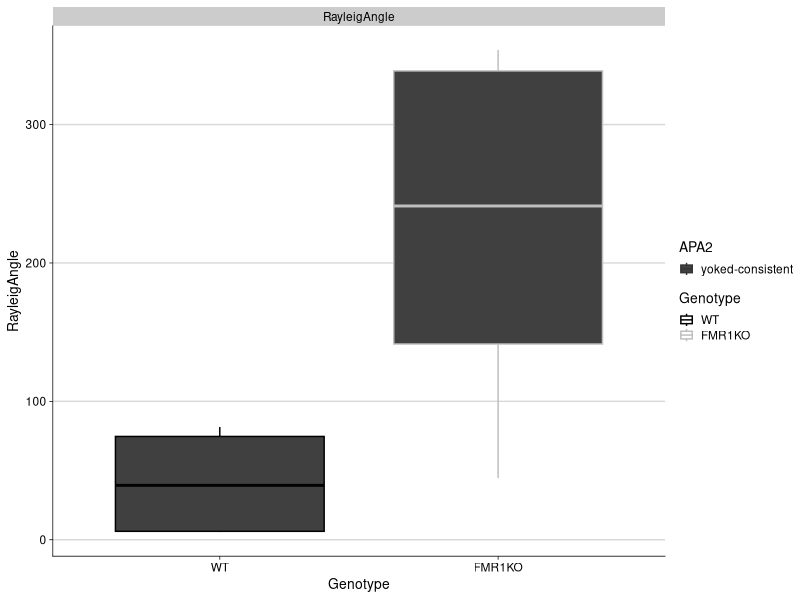
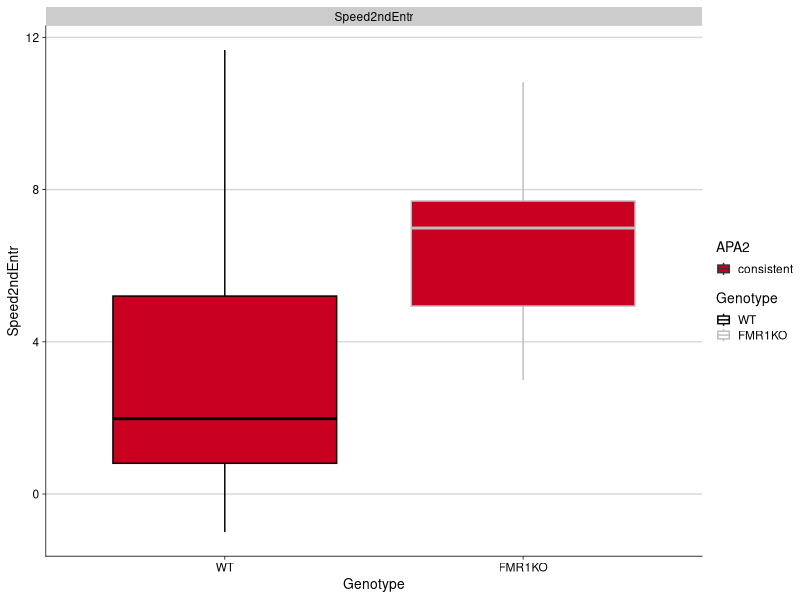
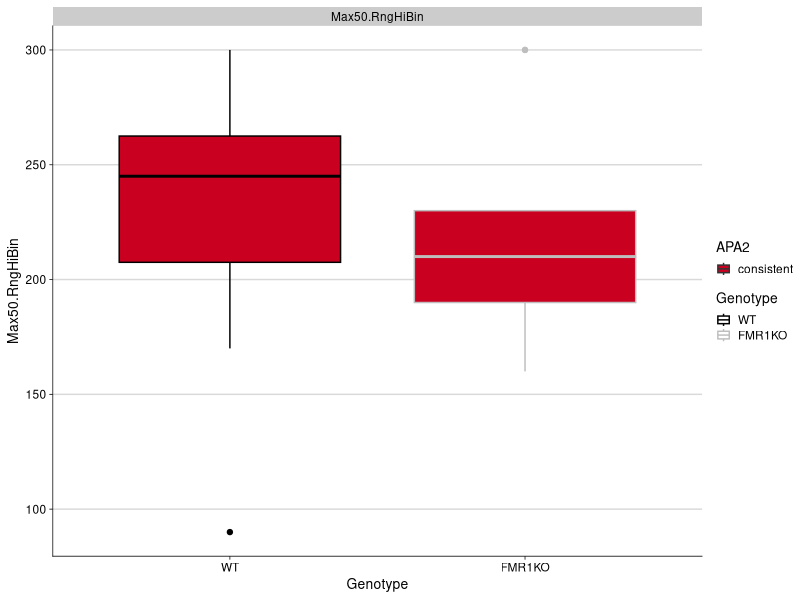
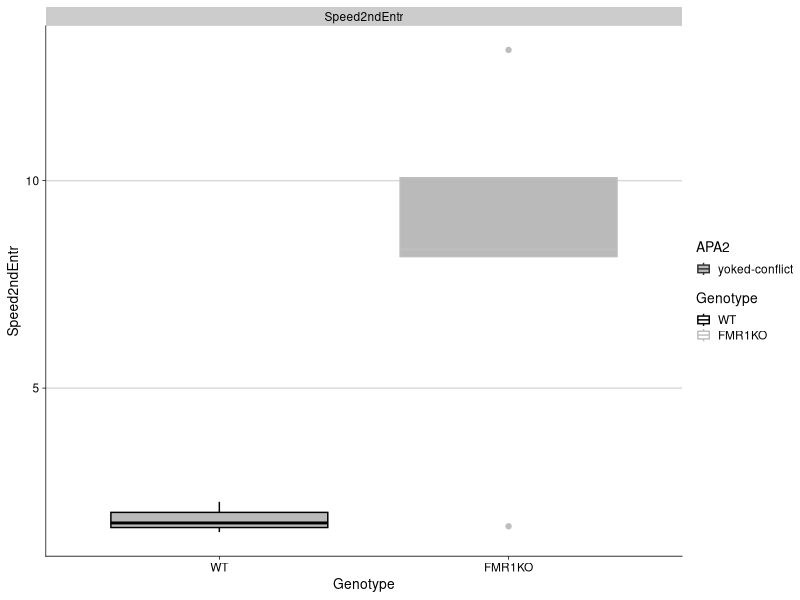
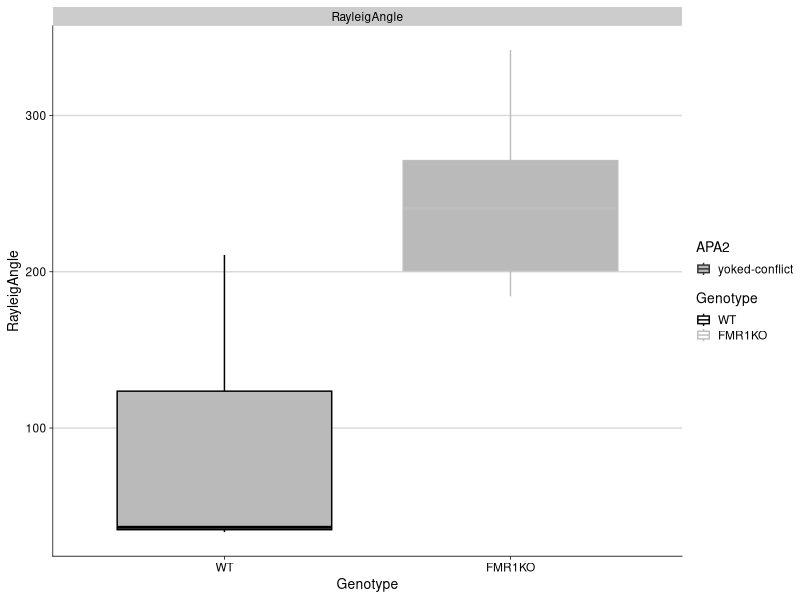
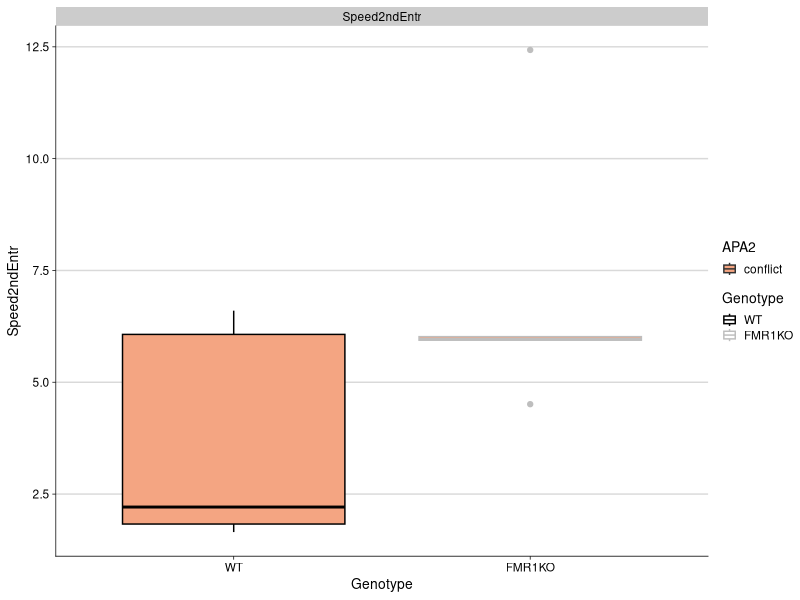
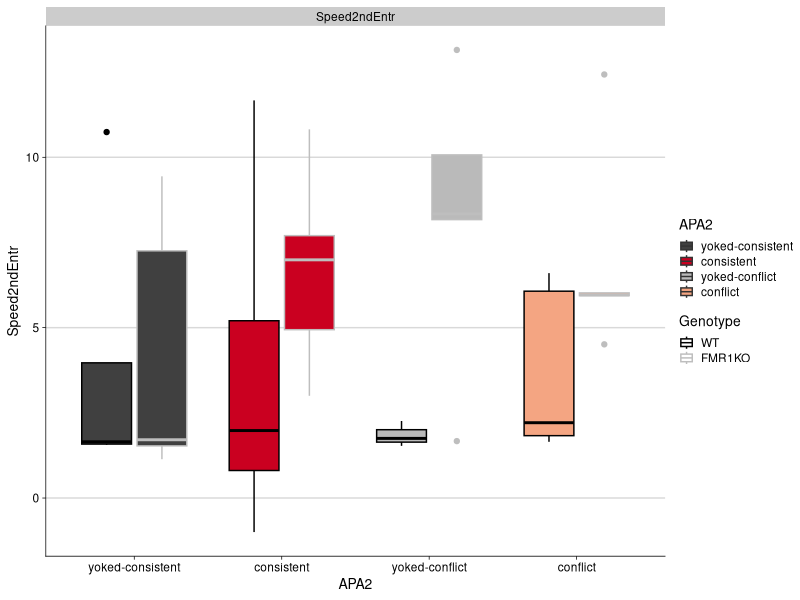
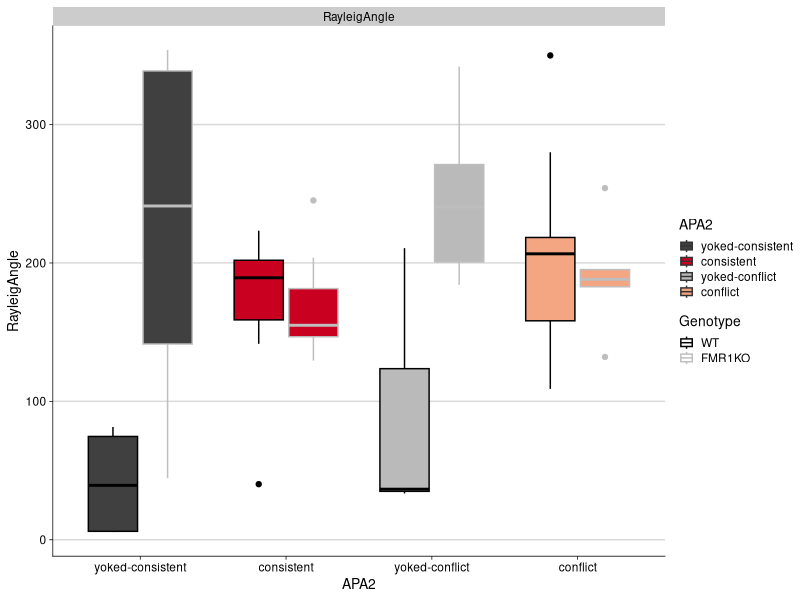

The R source for these figures, in order:
## ---- chunk 1
library(dplyr)
library(ggplot2)
library(tidyr)
library(cowplot)
library(car)

knitr::opts_chunk$set(fig.path = '../figures/01_retention/')

colorvalAPA2 <-  c( "#404040","#ca0020", "#bababa", "#f4a582")
# dark grey, red, light grey, peach

behavior <- read.csv("../results/behaviordata.csv")
behavior$APA2 <- factor(behavior$APA2, levels = c("yoked-consistent","consistent", "yoked-conflict","conflict")) ## relevel then rename factors treatment
behavior$Genotype <- factor(behavior$Genotype, levels = c("WT","FMR1KO")) # relevel genotype

retention <- filter(behavior, TrainSession == "Retention") 
retention <- retention[c(1,2,8,4,13:51)]
write.csv(retention, "../results/01_retention.csv", row.names = F)
## ---- chunk 2
# This is my function to plot specific variables for spefic groups

groupspecific <- function(group, colorvals, cols){
df1 <- filter(behavior, TrainSession == "Retention", APA2 == group) %>% droplevels()
#table(df1$APA2, df1$Genotype)

for(i in names(df1)[cols]) {
  df2 <- df1[, c(i, "APA2", "Genotype")]
  df2$wrap <- i
  
  plots <- ggplot(df2) + geom_boxplot(aes_string(y = i, x = "Genotype", fill="APA2", color="Genotype")) +   
    theme_cowplot(font_size = 10, line_size = 0.25) +
    scale_fill_manual(values = colorvals) +
   scale_color_manual(values = c("black", "grey")) +
    facet_wrap(~wrap) + background_grid(major = "y", minor = "none")
  
  #png(paste0("../figures/01_retention/", i, ".png", sep = ""), width = 300, height = 170)
  #print(plots)
  #dev.off()
  
  print(i)
  
  colnames(df2)[1] <- "variable"
 
  print(summary(aov(variable ~ Genotype, data= df2)))
  print(t.test(variable ~ Genotype, data= df2))
  print(plots)
}
}
## ---- chunk 3
groupspecific("yoked-consistent", c("#404040","#404040"), c(31))
## ---- chunk 4
groupspecific("consistent", c("#ca0020","#ca0020"), c(24,41))
## ---- chunk 5
groupspecific("yoked-conflict", c("#bababa","#bababa"), c(24,31))
## ---- chunk 6
groupspecific("conflict", c("#f4a582","#f4a582"), c(24))
## ---- chunk 7
# This is my function for looking at multiple groups at a time
multiplegroups <- function(group, colorvals, cols){

df1 <- filter(behavior, TrainSession == "Retention", APA2 %in% group) %>% droplevels()
#print(table(df1$APA2, df1$Genotype))

for(i in names(df1)[cols]) {
  df2 <- df1[, c(i, "APA2", "Genotype")]
  df2$wrap <- i
  
  plots <- ggplot(df2) + geom_boxplot(aes_string(y = i, x = "APA2", fill="APA2", color="Genotype")) +   
    theme_cowplot(font_size = 10, line_size = 0.25) +
    scale_fill_manual(values = colorvals) +
   scale_color_manual(values = c("black", "grey")) +
    facet_wrap(~wrap) + background_grid(major = "y", minor = "none")

    print(i)
  
  colnames(df2)[1] <- "variable"
 
  print(summary(aov(variable ~ Genotype *APA2, data= df2)))
  #print(TukeyHSD(aov(variable ~ Genotype *APA2, data= df2)))
  print(plots)
}
}
## ---- chunk 8
multiplegroups(c("conflict", "consistent","yoked-conflict", "yoked-consistent" ), colorvalAPA2, c(24,31,37,15:17))
## ---- chunk 9
# Add this to the for loop for prining a png file
  #png(paste0("../figures/01_retention/", i, ".png", sep = ""), width = 300, height = 170)
  #print(plots)
  #dev.off()
